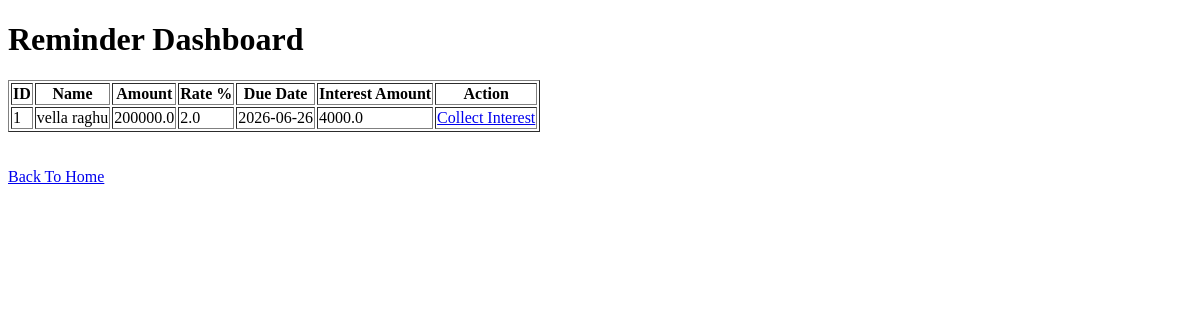
The app's page /reminders, older data.
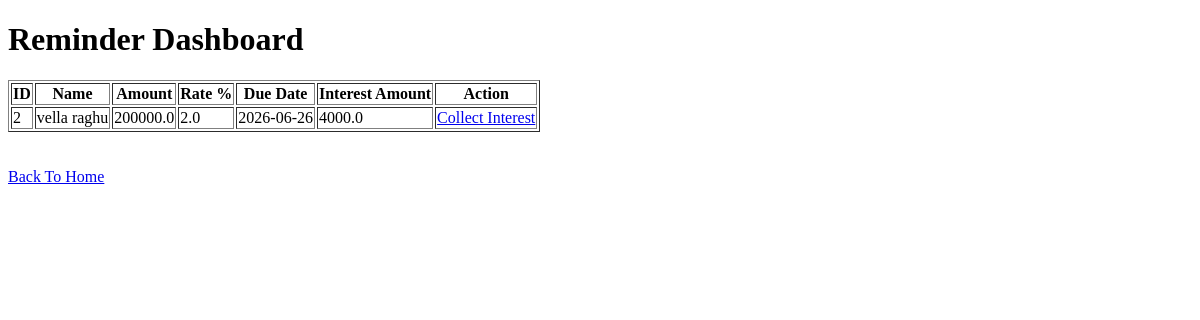
The same page, newer data.
### tables this page shows
CREATE TABLE customers (
    id INTEGER PRIMARY KEY AUTOINCREMENT,
    name TEXT,
    mobile TEXT,
    address TEXT,
    principal_amount REAL,
    interest_rate REAL,
    loan_date TEXT,
    duration_type TEXT,
    due_date TEXT,
    principal_paid INTEGER DEFAULT 0,
    status TEXT DEFAULT 'ACTIVE'
);

### app.py (the view)
@app.route('/reminders')
def reminders():
    cursor.execute("""
        SELECT
            id,
            name,
            principal_amount,
            interest_rate,
            due_date,
            (principal_amount * interest_rate / 100) AS interest_amount
        FROM customers
        WHERE status='ACTIVE'
    """)
    customers = cursor.fetchall()
    return render_template(
        'reminders.html',
        customers=customers
    )

### templates/reminders.html (shortened to what this page needs)
<!DOCTYPE html>
<html>
<head>
</head>
<body>
<h1>Reminder Dashboard</h1>
<table border="1">
<tr>
    <th>ID</th>
    <th>Name</th>
    <th>Amount</th>
    <th>Rate %</th>
    <th>Due Date</th>
    <th>Interest Amount</th>
    <th>Action</th>
</tr>
{% for customer in customers %}
<tr>
    <td>{{ customer[0] }}</td>
    <td>{{ customer[1] }}</td>
    <td>{{ customer[2] }}</td>
    <td>{{ customer[3] }}</td>
    <td>{{ customer[4] }}</td>
    <td>{{ customer[5] }}</td>
    <td>
        <a href="/collect_interest/{{ customer[0] }}">
            Collect Interest
        </a>
    </td>
</tr>
{% endfor %}
</table>
<br><br>
<a href="/">Back To Home</a>
</body>
</html>

Row changes from the older to the newer data that the page shows:
no longer on this page (row edited): customers: id "1", name "vella raghu", principal_amount "200000.0", interest_rate "2.0", due_date "2026-06-26", customer "4000.0"
added customers: id "2", name "vella raghu", principal_amount "200000.0", interest_rate "2.0", due_date "2026-06-26", customer "4000.0"
